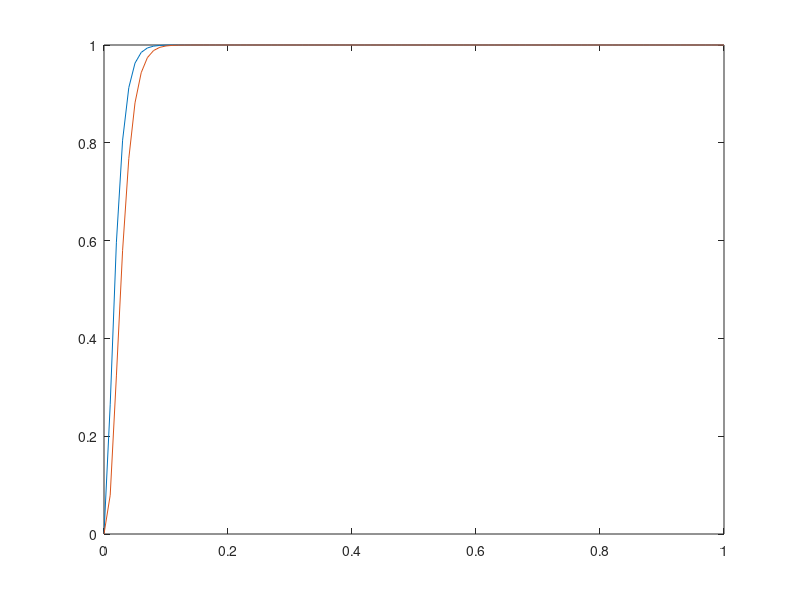

Here is the MATLAB script that generated this plot:


epsilon = 0:0.01:1;
m = 100;

q_eps = 99;

confidence = binocdf(q_eps - 1, m, 1 - epsilon);
plot(epsilon, confidence)
hold on

confidence = binocdf(q_eps - 2, m, 1 - epsilon);
plot(epsilon, confidence)